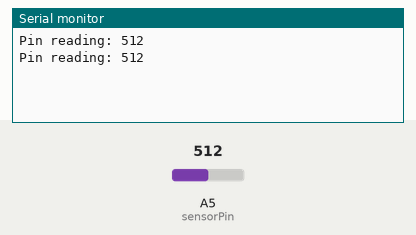
Simulated run of this sketch. Board: Arduino Uno, built with avr-gcc and run on an emulated ATmega328P. Shown: the last lines printed to the serial monitor. The inputs (shaded band) are chosen by the test bench; at power-on: A5 (sensorPin) = 512.

Above: at 1.8 s.
1.9 s: A5 (sensorPin) set to 716
At 2.5 s:
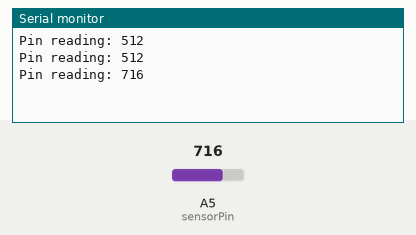
3.4 s: A5 (sensorPin) set to 900
At 4.8 s:
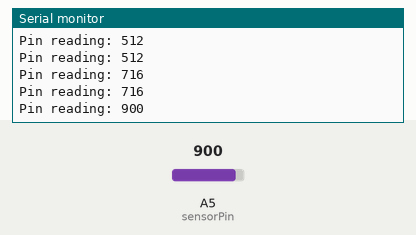
Timing chart, 0 to 6.4 s (numbered marks = the images above; inputs shaded):
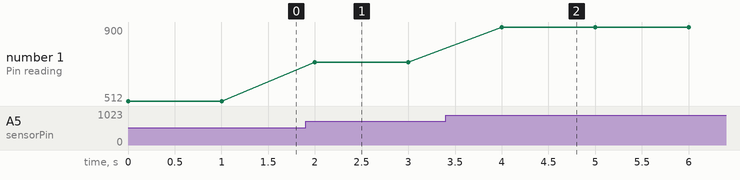

Measured:
- after the input at 1.9 s, the serial monitor: prints a new line after 0.10 s (image 1)
- after the input at 3.4 s, the serial monitor: prints a new line after 0.60 s (image 2)
- plotted number 1: 512 → 716 after the input at 1.9 s, 716 → 900 after the input at 3.4 s

The sketch:

force_demo.ino
```cpp
const int sensorPin = A5;

void setup() {
   Serial.begin(9600);
}

void loop() {
   int reading = analogRead(sensorPin);

   Serial.print("Pin reading: ");
   Serial.println(reading);

   delay(1000);
}
```
